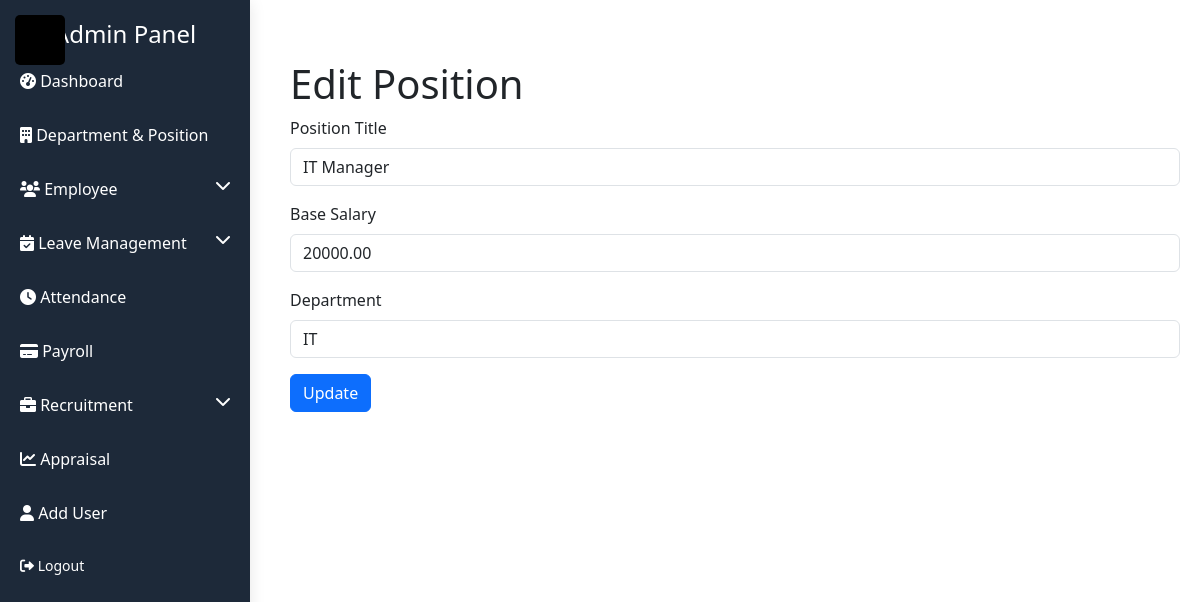
The app's page /admin_dashboard/edit_position.php?id=13 (signed in) with its own data.
### tables this page shows
CREATE TABLE `position` (
  `PositionID` int(11) NOT NULL,
  `Title` varchar(100) NOT NULL,
  `BaseSalary` decimal(10,2) NOT NULL,
  `DepartmentID` int(11) NOT NULL
);

CREATE TABLE `department` (
  `DepartmentID` int(11) NOT NULL,
  `Name` varchar(100) NOT NULL
);

### admin_dashboard/edit_position.php (the view, shortened to what this page needs)
<?php
require_once '../config/config.php';
if (isset($_GET['id'])) {
    $positionID = $_GET['id'];
    $stmt = $conn->prepare("SELECT * FROM Position WHERE PositionID = :id");
    $stmt->bindParam(':id', $positionID);
    $stmt->execute();
    $position = $stmt->fetch(PDO::FETCH_ASSOC);
    $deptStmt = $conn->prepare("SELECT * FROM Department");
    $deptStmt->execute();
    $departments = $deptStmt->fetchAll(PDO::FETCH_ASSOC);
} else {
    header("Location: department.php");
    exit();
}
?>
<!DOCTYPE html>
<html lang="en">
<head>
    <link href="https://cdn.jsdelivr.net/npm/bootstrap@5.3.0/dist/css/bootstrap.min.css" rel="stylesheet">
</head>
<body>
    <?php include(__DIR__ . '/include/sidebar.php'); ?>
    <div class="content">
        <h1>Edit Position</h1>
        <form method="POST">
            <div class="mb-3">
                <label for="positionTitle" class="form-label">Position Title</label>
                <input type="text" id="positionTitle" name="positionTitle" class="form-control" value="<?= htmlspecialchars($position['Title']) ?>" required>
            </div>
            <div class="mb-3">
                <label for="baseSalary" class="form-label">Base Salary</label>
                <input type="number" id="baseSalary" name="baseSalary" class="form-control" value="<?= htmlspecialchars($position['BaseSalary']) ?>" required>
            </div>
            <div class="mb-3">
                <label for="departmentID" class="form-label">Department</label>
                <select id="departmentID" name="departmentID" class="form-control" required>
                    <?php foreach ($departments as $department): ?>
                        <option value="<?= $department['DepartmentID'] ?>" <?= ($position['DepartmentID'] == $department['DepartmentID']) ? 'selected' : '' ?>>
                            <?= htmlspecialchars($department['Name']) ?>
                        </option>
                    <?php endforeach; ?>
                </select>
            </div>
            <button type="submit" name="updatePosition" class="btn btn-primary">Update</button>
        </form>
    </div>
</body>
</html>

### admin_dashboard/include/sidebar.php (style rules this page uses)
.content { margin-left: 270px; padding: 20px; }

### records on screen
position: positionTitle "IT Manager", baseSalary "20000.00", departmentID "IT"
